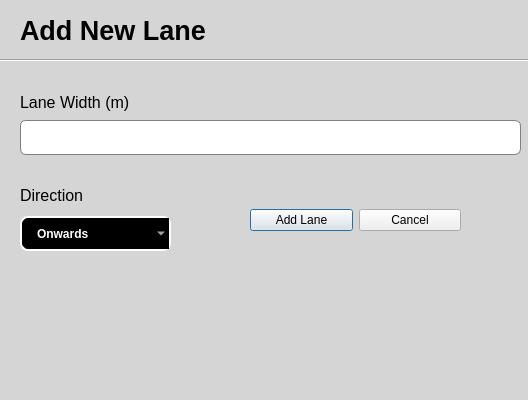
<?xml version="1.0" encoding="UTF-8"?>
<ui version="4.0">
 <class>LanesDialog</class>
 <widget class="QDialog" name="LanesDialog">
  <property name="geometry">
   <rect>
    <x>0</x>
    <y>0</y>
    <width>528</width>
    <height>400</height>
   </rect>
  </property>
  <property name="minimumSize">
   <size>
    <width>528</width>
    <height>400</height>
   </size>
  </property>
  <property name="maximumSize">
   <size>
    <width>528</width>
    <height>400</height>
   </size>
  </property>
  <property name="windowTitle">
   <string>Dialog</string>
  </property>
  <property name="styleSheet">
   <string notr="true">QDialog{
	background-color: #d5d5d5;
}

QLineEdit{
	border: 1px solid gray;
	border-radius: 6px;
	padding-left: 15px;
	height: 35px;
}

QComboBox{
	border: 2px solid white;
	border-radius: 8px;
	padding: 1px 18px 1px 3px;
	background-color: black;
	color: white;
	height: 35px;
	padding-left: 15px;
	font-weight: bold;
	selection-background-color: #2980B9;
}</string>
  </property>
  <widget class="Line" name="line">
   <property name="geometry">
    <rect>
     <x>0</x>
     <y>50</y>
     <width>541</width>
     <height>20</height>
    </rect>
   </property>
   <property name="orientation">
    <enum>Qt::Horizontal</enum>
   </property>
  </widget>
  <widget class="QLabel" name="label">
   <property name="geometry">
    <rect>
     <x>20</x>
     <y>10</y>
     <width>241</width>
     <height>41</height>
    </rect>
   </property>
   <property name="font">
    <font>
     <pointsize>20</pointsize>
     <bold>true</bold>
    </font>
   </property>
   <property name="text">
    <string>Add New Lane</string>
   </property>
  </widget>
  <widget class="QWidget" name="layoutWidget">
   <property name="geometry">
    <rect>
     <x>20</x>
     <y>180</y>
     <width>151</width>
     <height>71</height>
    </rect>
   </property>
   <layout class="QVBoxLayout" name="verticalLayout_2">
    <item>
     <widget class="QLabel" name="label_3">
      <property name="font">
       <font>
        <pointsize>12</pointsize>
       </font>
      </property>
      <property name="text">
       <string>Direction</string>
      </property>
     </widget>
    </item>
    <item>
     <widget class="QComboBox" name="direction_comboBox">
      <property name="minimumSize">
       <size>
        <width>0</width>
        <height>35</height>
       </size>
      </property>
      <property name="maximumSize">
       <size>
        <width>16777215</width>
        <height>35</height>
       </size>
      </property>
      <item>
       <property name="text">
        <string>Onwards</string>
       </property>
      </item>
      <item>
       <property name="text">
        <string>Towards</string>
       </property>
      </item>
     </widget>
    </item>
   </layout>
  </widget>
  <widget class="QWidget" name="layoutWidget">
   <property name="geometry">
    <rect>
     <x>20</x>
     <y>90</y>
     <width>501</width>
     <height>65</height>
    </rect>
   </property>
   <layout class="QVBoxLayout" name="verticalLayout">
    <item>
     <widget class="QLabel" name="label_2">
      <property name="font">
       <font>
        <pointsize>12</pointsize>
       </font>
      </property>
      <property name="text">
       <string>Lane Width (m)</string>
      </property>
     </widget>
    </item>
    <item>
     <widget class="QLineEdit" name="lane_lineEdit">
      <property name="minimumSize">
       <size>
        <width>0</width>
        <height>35</height>
       </size>
      </property>
      <property name="maximumSize">
       <size>
        <width>16777215</width>
        <height>35</height>
       </size>
      </property>
     </widget>
    </item>
   </layout>
  </widget>
  <widget class="QWidget" name="layoutWidget">
   <property name="geometry">
    <rect>
     <x>250</x>
     <y>200</y>
     <width>211</width>
     <height>41</height>
    </rect>
   </property>
   <layout class="QHBoxLayout" name="horizontalLayout">
    <item>
     <widget class="QPushButton" name="save_lane_btn">
      <property name="text">
       <string>Add Lane</string>
      </property>
      <property name="shortcut">
       <string>Return</string>
      </property>
     </widget>
    </item>
    <item>
     <widget class="QPushButton" name="cancel_lane_btn">
      <property name="text">
       <string>Cancel</string>
      </property>
      <property name="shortcut">
       <string>Esc</string>
      </property>
     </widget>
    </item>
   </layout>
  </widget>
 </widget>
 <resources/>
 <connections/>
</ui>
